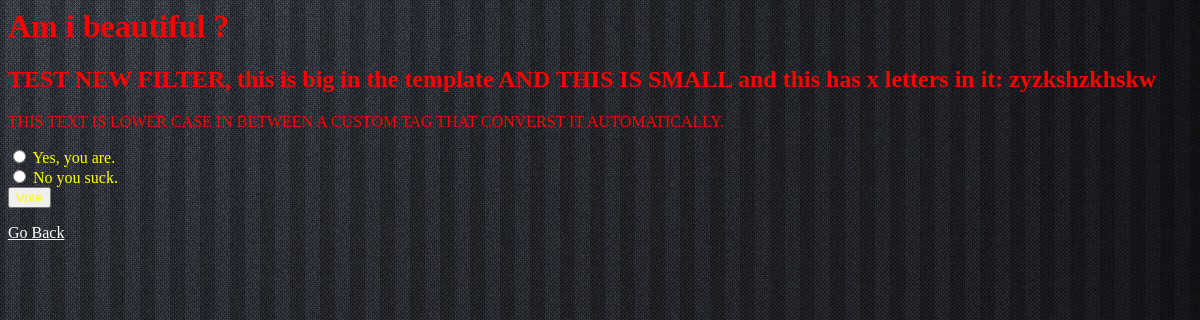
The app's page /polls/2/ with its own data.
### polls/models.py (models this page shows, shortened)
class Question(models.Model):
	question_text = models.CharField(max_length=200)
	pub_date = models.DateTimeField('date_published')

class Choice(models.Model):
	question = models.ForeignKey(Question)
	choice_text = models.CharField(max_length=200)
	votes = models.IntegerField(default=0)

### polls/views.py (the view)
# urls.py: url(r'^(?P<pk>[0-9]+)/$', views.DetailView.as_view(), name='detail'),
class DetailView(generic.DetailView):
	model = Question
	template_name = 'polls/detail.html'
	def get_queryset(self):
		return Question.objects.filter(pub_date__lte=timezone.now())

### polls/templatetags/polls_extra.py (called while the page is built)
def cut(value, arg):
	return value.replace(arg, '')

def lower(value):
	return value.lower()

@register.filter(name='upper')
def upper(value):
	return value.upper()

def do_upper(parser, token):
	nodelist = parser.parse(('endupper',))
	parser.delete_first_token()
	return UpperNode(nodelist)

	def render(self, context):
		output = self.nodelist.render(context)
		return output.upper()

### polls/templates/polls/detail.html (shortened to what this page needs)
{% load staticfiles %}
{% load polls_extra %}
<link rel="stylesheet" type="text/css" href="{% static 'polls/style.css' %}" />
<h1> {{ question.question_text }}</h1>
<h2>TEST NEW FILTER, {{ "THIS IS BIG IN THE TEMPLATE"|lower }}  AND {{ "this is small"|upper }} and this has x letters in it: {{ "xxzyzkshzkxxhskwxx"|cut:"x" }}</h2>
<p>
</p>
<form action="{% url 'polls:vote' question.id %}" method="post">
{% for choice in question.choice_set.all %}
	<input type="radio" name="choice" id="choice{{ forloop.counter }}" value="{{ choice.id }}" />
	<label for="choice{{ forloop.counter }}">{{ choice.choice_text }}</label><br />
{% endfor %}
<input type="submit" value="Vote" />
</form>
<a href="{% url 'polls:index' %}">Go Back</a>

### polls/static/polls/style.css (style rules this page uses)
a { color: white; }
h1, h2, h3, h4, h5 { color: red; }
p { color:red; }
input, label { color:yellow; }

### records on screen
Question: question_text "Am i beautiful ?"
Choice: choice_text "Yes, you are."
Choice: choice_text "No you suck."

### other values on screen
{{ "THIS IS BIG IN THE TEMPLATE"|lower }} "this is big in the template"
{{ "this is small"|upper }} "THIS IS SMALL"
{{ "xxzyzkshzkxxhskwxx"|cut:"x" }} "zyzkshzkhskw"
